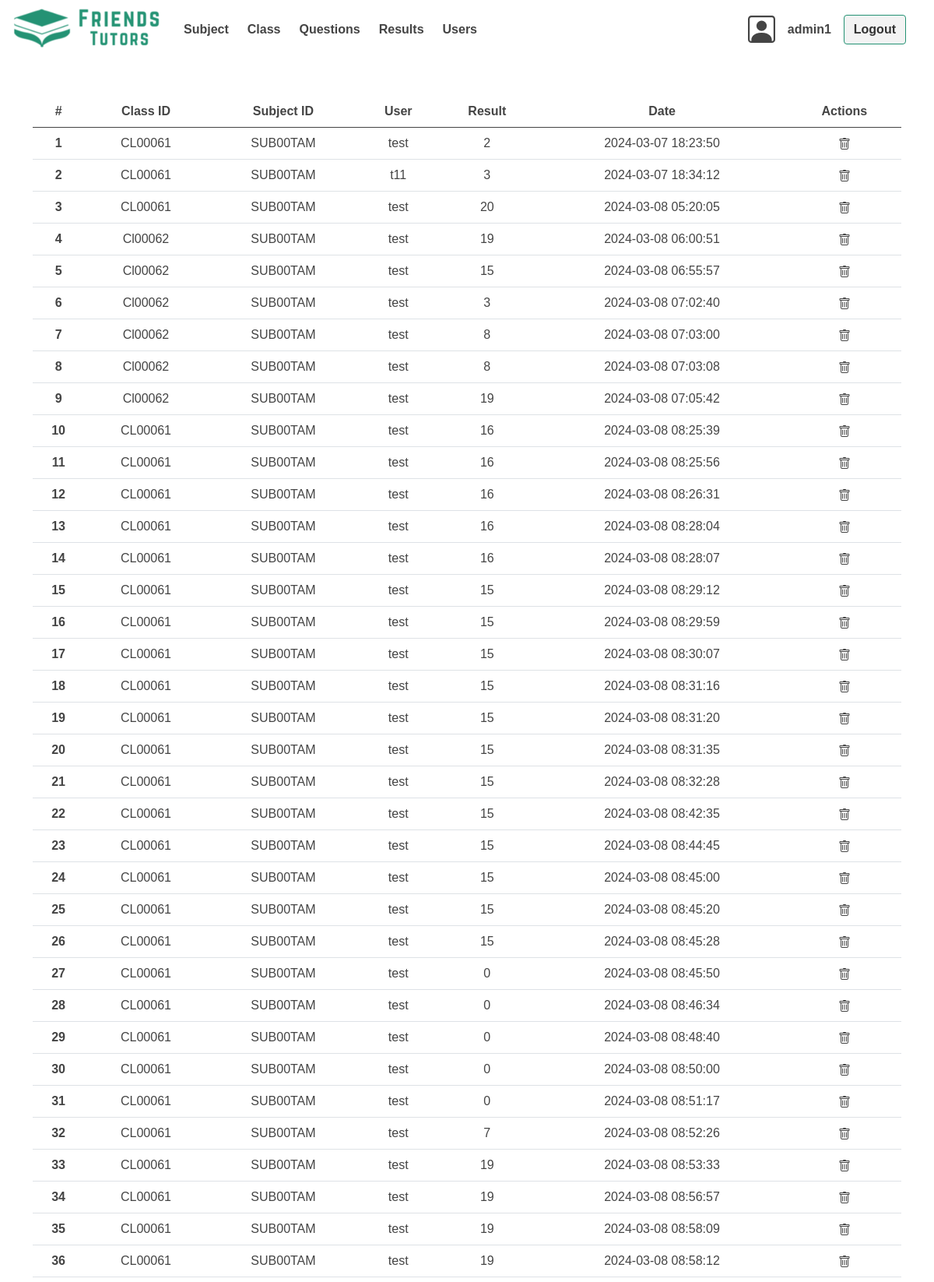
The page /admins/admin_home.php?results (signed in, upper part) on the database its author committed.
### tables this page shows
CREATE TABLE `results` (
  `quizid` varchar(50) NOT NULL,
  `classid` varchar(50) NOT NULL,
  `subjectid` varchar(50) NOT NULL,
  `username` varchar(50) NOT NULL,
  `result` int(10) NOT NULL,
  `date` timestamp NOT NULL DEFAULT current_timestamp()
);

### admins/admin_results.php (the view, shortened to what this page needs)
<section class="container mt-5">
    <?php
    $results_details = mysqli_query($conn, "SELECT * FROM results");
    if ($results_details) {
        if (mysqli_num_rows($results_details) > 0) {
    ?>
            <table class="table text-center">
                <thead>
                    <tr>
                        <th scope="col">#</th>
                        <th scope="col">Class ID</th>
                        <th scope="col">Subject ID</th>
                        <th scope="col">User</th>
                        <th scope="col">Result</th>
                        <th scope="col">Date</th>
                        <th scope="col">Actions</th>
                    </tr>
                </thead>
        <?php
            $row_count = 1;
            while ($results_details_row = mysqli_fetch_assoc($results_details)) {
                echo ("
							<tr>
								<th scope='row'>$row_count</th>
								<td>" . $results_details_row['classid'] . "</td>
								<td>" . $results_details_row['subjectid'] . "</td>
								<td>" . $results_details_row['username'] . "</td>
								<td>" . $results_details_row['result'] . "</td>
								<td>" . $results_details_row['date'] . "</td>
								<td class='actions'>
									<a href='admin_home.php?results&d=" . $results_details_row['quizid'] . "' class=''>
										<svg xmlns='http://www.w3.org/2000/svg' width='16' height='16' fill='currentColor' class='bi bi-trash' viewBox='0 0 16 16'>
										<path d='M5.5 5.5A.5.5 0 0 1 6 6v6a.5.5 0 0 1-1 0V6a.5.5 0 0 1 .5-.5m2.5 0a.5.5 0 0 1 .5.5v6a.5.5 0 0 1-1 0V6a.5.5 0 0 1 .5-.5m3 .5a.5.5 0 0 0-1 0v6a.5.5 0 0 0 1 0z'/>
										<path d='M14.5 3a1 1 0 0 1-1 1H13v9a2 2 0 0 1-2 2H5a2 2 0 0 1-2-2V4h-.5a1 1 0 0 1-1-1V2a1 1 0 0 1 1-1H6a1 1 0 0 1 1-1h2a1 1 0 0 1 1 1h3.5a1 1 0 0 1 1 1zM4.118 4 4 4.059V13a1 1 0 0 0 1 1h6a1 1 0 0 0 1-1V4.059L11.882 4zM2.5 3h11V2h-11z'/>
										</svg>
								  	</a>
								</td>
							</tr>
						");
                $row_count++;
            }
        } else {
            echo ("<h3 class='text-center text-danger'>No Results Available</h3>");
        }
    } else {
        echo ("ERROR" . mysqli_error($conn));
    }
        ?>
    </table>
</section>

### src/css/style.css (style rules this page uses)
:root { --primary-clr: #239273; --primary-hover: #239273cc; --primary-card: #5cd1b0; --fc-light: #f3f3f3; --fc-dark-200: #444444; --fw-400: 400; --fw-700: 700; --fw-header: var(--fw-400); --fw-body: var(--fw-400); --fw-body-header: var(--fw-700); --fs-small: 1rem; --fs-normal: 1.15rem; --fs-heading-500: 1.5rem; --fs-heading-700: 2.5rem; --fs-header: var(--fs-heading-700); --fs-body: var(--fs-normal); --fs-input: var(--fs-small); --line-height-header: 0.9; --line-height-normal: 1.6; }
*, *::before, *::after { box-sizing: border-box; font-family: "Lucida Sans", "Lucida Sans Regular", "Lucida Grande", "Lucida Sans Unicode", Geneva, Verdana, sans-serif; }
* { margin: 0; padding: 0; color: var(--fc-dark-200); }
html { hanging-punctuation: first last; scroll-behavior: smooth; }
body { min-height: 100svh; min-width: 350px; }
a { text-decoration: none; }

### rows shown on the page
results: classid "CL00061", subjectid "SUB00TAM", username "test", result "2", date "2024-03-07 18:23:50"
results: classid "CL00061", subjectid "SUB00TAM", username "t11", result "3", date "2024-03-07 18:34:12"
results: classid "CL00061", subjectid "SUB00TAM", username "test", result "20", date "2024-03-08 05:20:05"
results: classid "Cl00062", subjectid "SUB00TAM", username "test", result "19", date "2024-03-08 06:00:51"
results: classid "Cl00062", subjectid "SUB00TAM", username "test", result "15", date "2024-03-08 06:55:57"
results: classid "Cl00062", subjectid "SUB00TAM", username "test", result "3", date "2024-03-08 07:02:40"
results: classid "Cl00062", subjectid "SUB00TAM", username "test", result "8", date "2024-03-08 07:03:00"
results: classid "Cl00062", subjectid "SUB00TAM", username "test", result "8", date "2024-03-08 07:03:08"
results: classid "Cl00062", subjectid "SUB00TAM", username "test", result "19", date "2024-03-08 07:05:42"
results: classid "CL00061", subjectid "SUB00TAM", username "test", result "16", date "2024-03-08 08:25:39"
results: classid "CL00061", subjectid "SUB00TAM", username "test", result "16", date "2024-03-08 08:25:56"
results: classid "CL00061", subjectid "SUB00TAM", username "test", result "16", date "2024-03-08 08:26:31"
results: classid "CL00061", subjectid "SUB00TAM", username "test", result "16", date "2024-03-08 08:28:04"
results: classid "CL00061", subjectid "SUB00TAM", username "test", result "16", date "2024-03-08 08:28:07"
results: classid "CL00061", subjectid "SUB00TAM", username "test", result "15", date "2024-03-08 08:29:12"
results: classid "CL00061", subjectid "SUB00TAM", username "test", result "15", date "2024-03-08 08:29:59"
results: classid "CL00061", subjectid "SUB00TAM", username "test", result "15", date "2024-03-08 08:30:07"
results: classid "CL00061", subjectid "SUB00TAM", username "test", result "15", date "2024-03-08 08:31:16"
results: classid "CL00061", subjectid "SUB00TAM", username "test", result "15", date "2024-03-08 08:31:20"
results: classid "CL00061", subjectid "SUB00TAM", username "test", result "15", date "2024-03-08 08:31:35"
results: classid "CL00061", subjectid "SUB00TAM", username "test", result "15", date "2024-03-08 08:32:28"
results: classid "CL00061", subjectid "SUB00TAM", username "test", result "15", date "2024-03-08 08:42:35"
results: classid "CL00061", subjectid "SUB00TAM", username "test", result "15", date "2024-03-08 08:44:45"
results: classid "CL00061", subjectid "SUB00TAM", username "test", result "15", date "2024-03-08 08:45:00"
results: classid "CL00061", subjectid "SUB00TAM", username "test", result "15", date "2024-03-08 08:45:20"
results: classid "CL00061", subjectid "SUB00TAM", username "test", result "15", date "2024-03-08 08:45:28"
results: classid "CL00061", subjectid "SUB00TAM", username "test", result "0", date "2024-03-08 08:45:50"
results: classid "CL00061", subjectid "SUB00TAM", username "test", result "0", date "2024-03-08 08:46:34"
results: classid "CL00061", subjectid "SUB00TAM", username "test", result "0", date "2024-03-08 08:48:40"
results: classid "CL00061", subjectid "SUB00TAM", username "test", result "0", date "2024-03-08 08:50:00"
results: classid "CL00061", subjectid "SUB00TAM", username "test", result "0", date "2024-03-08 08:51:17"
results: classid "CL00061", subjectid "SUB00TAM", username "test", result "7", date "2024-03-08 08:52:26"
results: classid "CL00061", subjectid "SUB00TAM", username "test", result "19", date "2024-03-08 08:53:33"
results: classid "CL00061", subjectid "SUB00TAM", username "test", result "19", date "2024-03-08 08:56:57"
results: classid "CL00061", subjectid "SUB00TAM", username "test", result "19", date "2024-03-08 08:58:09"
results: classid "CL00061", subjectid "SUB00TAM", username "test", result "19", date "2024-03-08 08:58:12"

### other values the page prints
$_SESSION['adminusername'] "admin1"
